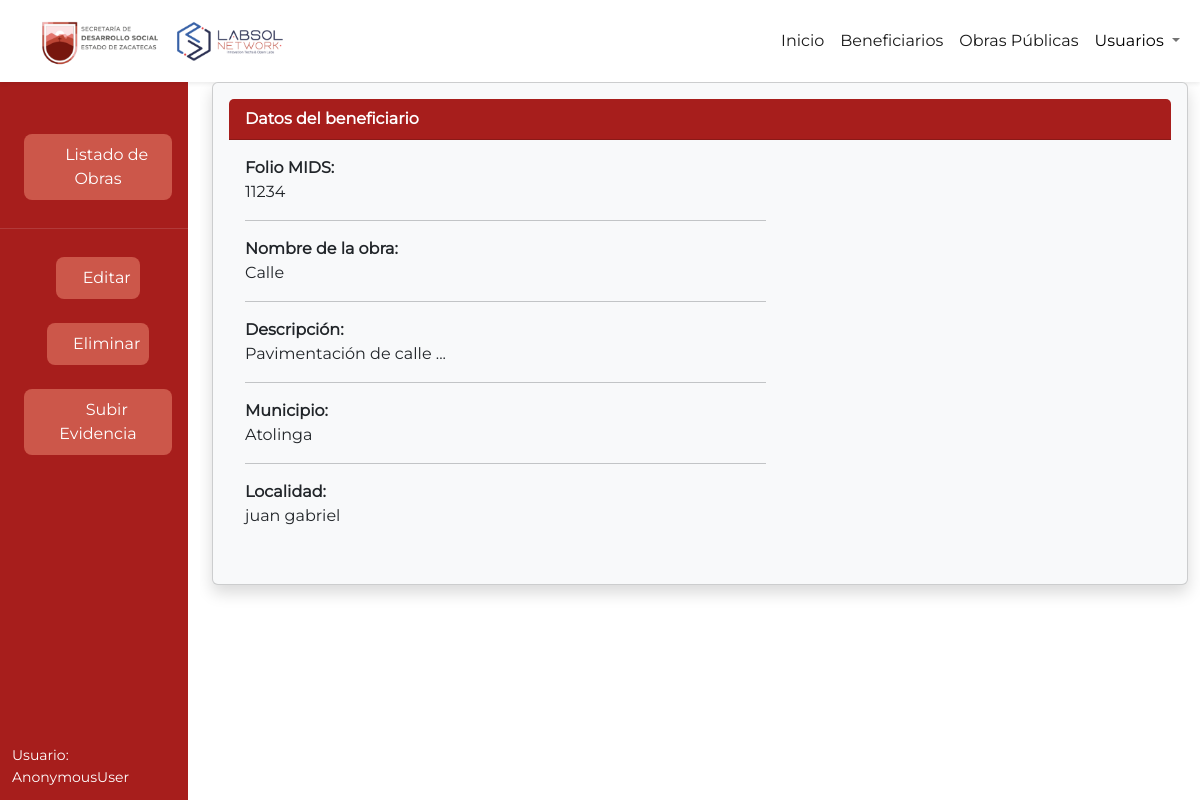
The page /obras_publicas/detalles/1/ on the database as committed earlier.
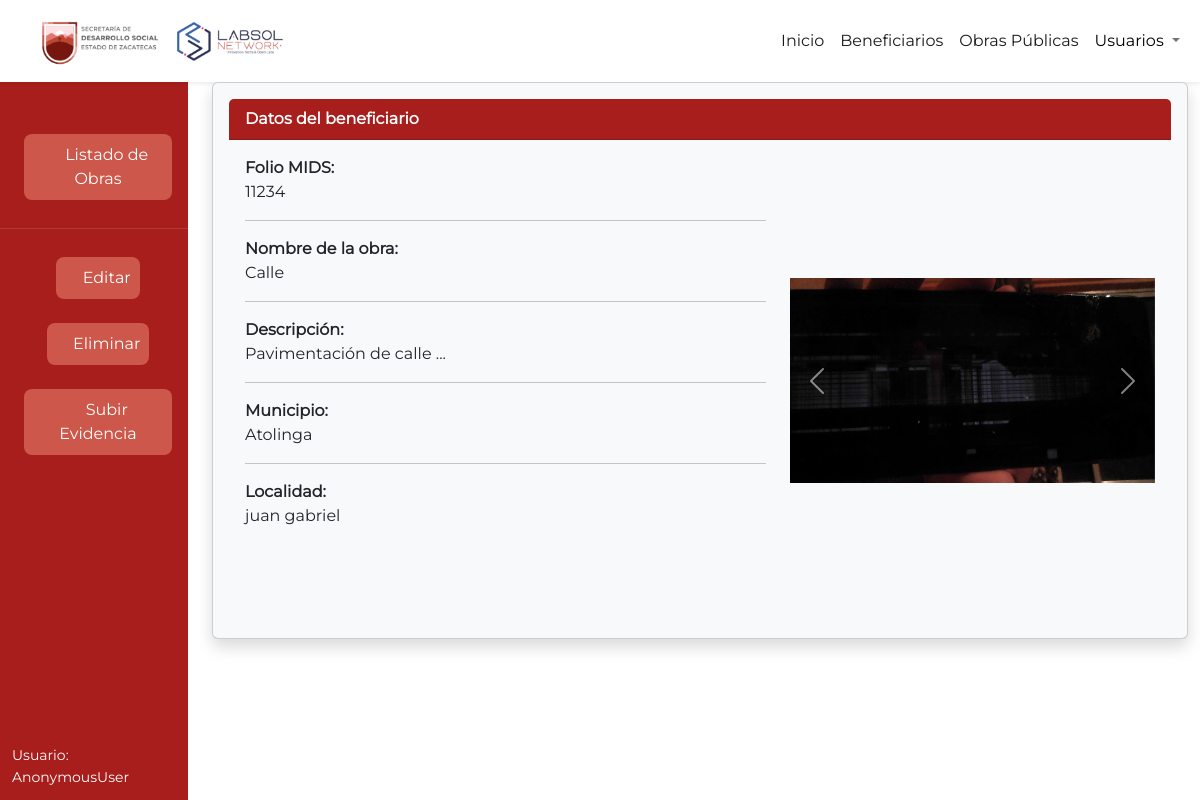
The same page on the database as committed later.
### obras/models.py (models this page shows, shortened)
class EvidenciasObrasPublicas(models.Model):
    obra = models.ForeignKey(ObraPublica, on_delete=models.CASCADE)
    imagen = models.ImageField(upload_to=upload_to_directory_obras)
    es_proceso = models.BooleanField(default=True)

### obras/views.py (the view)
# urls.py: path('detalles/<int:obra_id>/', views.detalles_obra_publica, name='detalles_obra_publica'),
def detalles_obra_publica(request, obra_id):
    obra_publica = ObraPublica.objects.get(pk=obra_id)
    imagenes = EvidenciasObrasPublicas.objects.filter(obra=obra_id)
    return render(request, 'detalles_obra_publica.html', {'obra': obra_publica, 'imagenes': imagenes})

### obras/templates/detalles_obra_publica.html (shortened to what the changed rows need)
{% extends 'base.html' %}
{% block head %}
    {% load static %}
    <link rel="stylesheet" href="{%static '/css/Sidebar.css'%}">
    <link rel="stylesheet" href="{%static '/css/vista_detallada.css'%}">
{% endblock head %}
{% block contenido %}
<div class="content-container">
    <div class="container-fluid">
      <div class="row">
  <div class="col-md-10">
    <div class="card text-dark bg-light shadow p-3 bg-light" style="font-family: Montserrat;">
      <div class="card-body">
        <div class="row">
            <div class="col-md-5">
                {% if imagenes.exists %}
                    <div id="carouselExampleControls" class="carousel slide" data-ride="carousel">
                        <div class="carousel-inner">
                        {% for imagen in imagenes %}
                            {% if imagen.es_proceso %}
                            <div class="carousel-item{% if forloop.first %} active{% endif %}">
                                <img class="d-block w-100" style="height: 450px; object-fit: contain;" src="{{ imagen.imagen.url }}" alt="First slide">
                            </div>
                            {% endif %}
                        {% endfor %}
                        </div>
                        <a class="carousel-control-prev" href="#carouselExampleControls" role="button" data-slide="prev">
                        <span class="carousel-control-prev-icon" aria-hidden="true"></span>
                        </a>
                        <a class="carousel-control-next" href="#carouselExampleControls" role="button" data-slide="next">
                        <span class="carousel-control-next-icon" aria-hidden="true"></span>
                        </a>
                    </div>
                {% endif %}
            </div>
        </div>
      </div>
    </div>
  </div>
  </div>
  </div>
  </div>
{% endblock contenido %}

Rows that differ between the two databases and show on the page:
added EvidenciasObrasPublicas: imagen (picture)
